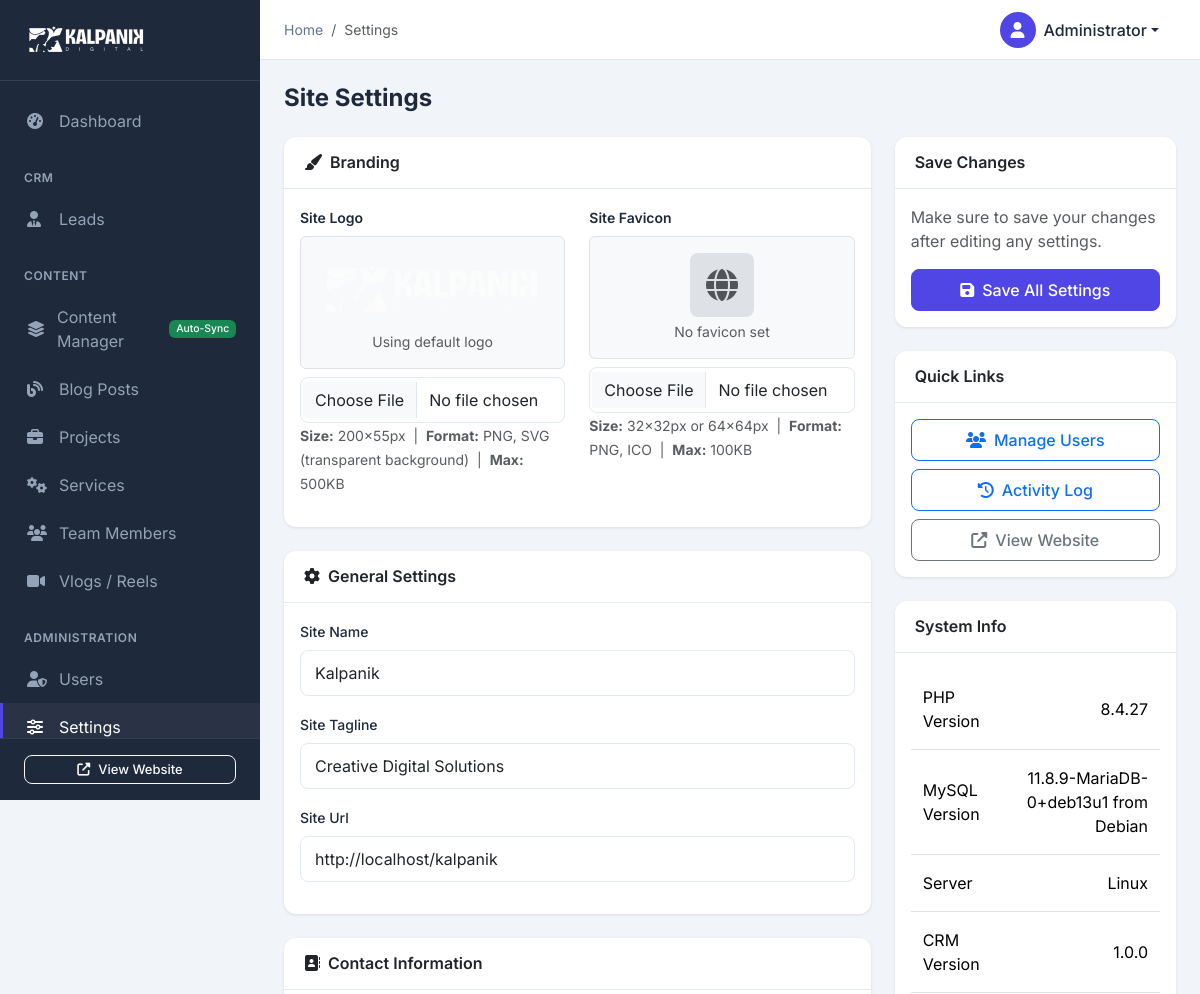
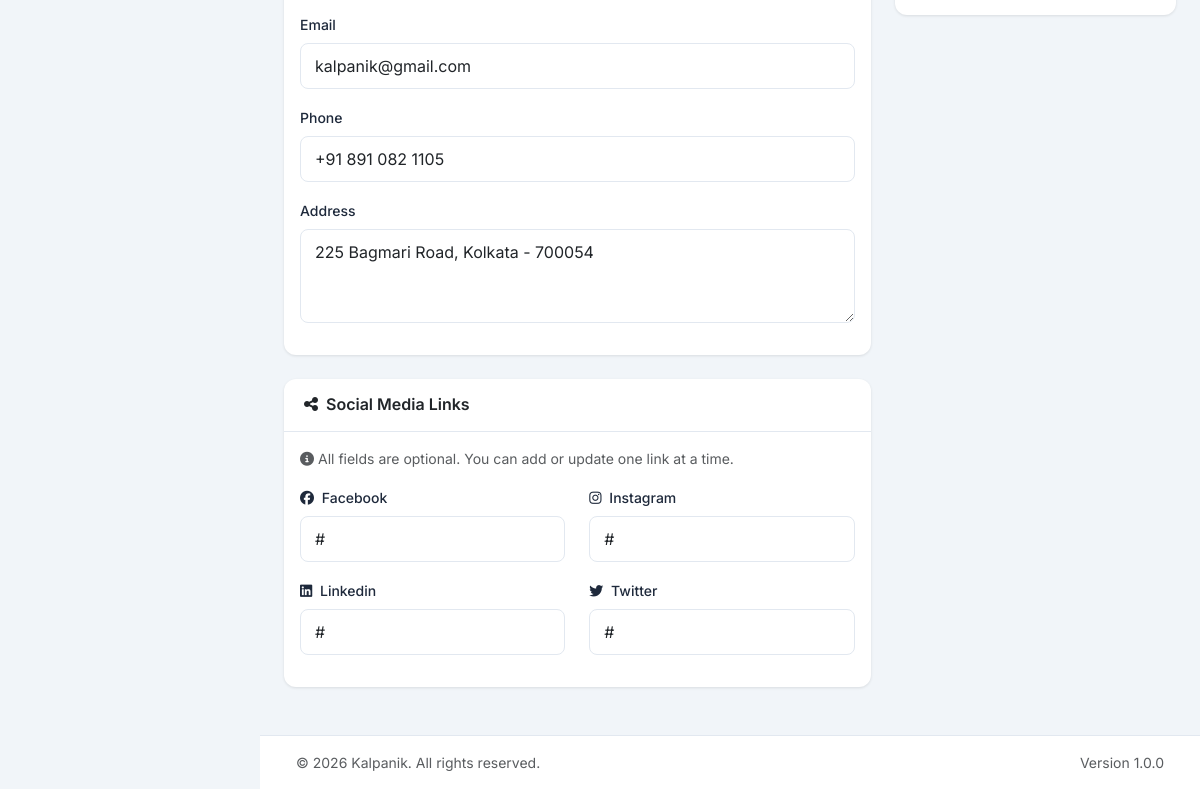
Screenshot of /admin/settings.php (signed in) with the database file from the repository (2 pictures, top to bottom).
### tables this page shows
CREATE TABLE IF NOT EXISTS users (
    id INT AUTO_INCREMENT PRIMARY KEY,
    username VARCHAR(50) NOT NULL UNIQUE,
    email VARCHAR(100) NOT NULL UNIQUE,
    password VARCHAR(255) NOT NULL,
    full_name VARCHAR(100) NOT NULL,
    role ENUM('admin', 'editor', 'viewer') DEFAULT 'editor',
    avatar VARCHAR(255) DEFAULT NULL,
    is_active TINYINT(1) DEFAULT 1,
    last_login DATETIME DEFAULT NULL,
    created_at TIMESTAMP DEFAULT CURRENT_TIMESTAMP,
    updated_at TIMESTAMP DEFAULT CURRENT_TIMESTAMP ON UPDATE CURRENT_TIMESTAMP
);

CREATE TABLE IF NOT EXISTS settings (
    id INT AUTO_INCREMENT PRIMARY KEY,
    setting_key VARCHAR(100) NOT NULL UNIQUE,
    setting_value TEXT DEFAULT NULL,
    setting_type ENUM('text', 'textarea', 'number', 'boolean', 'json') DEFAULT 'text',
    category VARCHAR(50) DEFAULT 'general',
    created_at TIMESTAMP DEFAULT CURRENT_TIMESTAMP,
    updated_at TIMESTAMP DEFAULT CURRENT_TIMESTAMP ON UPDATE CURRENT_TIMESTAMP
);

### admin/settings.php (the view, shortened to what the rows shown need)
<?php
require_once __DIR__ . '/config/auth.php';
require_once __DIR__ . '/includes/header.php';
$stmt = $db->query("SELECT * FROM settings ORDER BY category, id");
$allSettings = $stmt->fetchAll();
$settings = [];
foreach ($allSettings as $setting) {
    $settings[$setting['category']][] = $setting;
}
?>
<div class="page-header">
    <h1 class="page-title">Site Settings</h1>
</div>
<form method="POST" action="settings.php" enctype="multipart/form-data">
    <div class="row">
        <div class="col-lg-8">
            <div class="card">
                <div class="card-body">
                    <?php if (isset($settings['general'])): ?>
                    <?php foreach ($settings['general'] as $setting): ?>
                    <div class="mb-3">
                        <label for="<?php echo $setting['setting_key']; ?>" class="form-label">
                            <?php echo ucwords(str_replace('_', ' ', $setting['setting_key'])); ?>
                        </label>
                        <?php if ($setting['setting_type'] === 'textarea'): ?>
                        <textarea class="form-control" id="<?php echo $setting['setting_key']; ?>"
                                  name="settings[<?php echo $setting['setting_key']; ?>]" rows="3"><?php echo htmlspecialchars($setting['setting_value']); ?></textarea>
                        <?php else: ?>
                        <input type="text" class="form-control" id="<?php echo $setting['setting_key']; ?>"
                               name="settings[<?php echo $setting['setting_key']; ?>]"
                               value="<?php echo htmlspecialchars($setting['setting_value']); ?>">
                        <?php endif; ?>
                    </div>
                    <?php endforeach; ?>
                    <?php endif; ?>
                </div>
            </div>
            <div class="card">
                <div class="card-body">
                    <?php if (isset($settings['contact'])): ?>
                    <?php foreach ($settings['contact'] as $setting): ?>
                    <div class="mb-3">
                        <label for="<?php echo $setting['setting_key']; ?>" class="form-label">
                            <?php echo ucwords(str_replace(['contact_', '_'], ['', ' '], $setting['setting_key'])); ?>
                        </label>
                        <?php if ($setting['setting_type'] === 'textarea'): ?>
                        <textarea class="form-control" id="<?php echo $setting['setting_key']; ?>"
                                  name="settings[<?php echo $setting['setting_key']; ?>]" rows="3"><?php echo htmlspecialchars($setting['setting_value']); ?></textarea>
                        <?php else: ?>
                        <input type="text" class="form-control" id="<?php echo $setting['setting_key']; ?>"
                               name="settings[<?php echo $setting['setting_key']; ?>]"
                               value="<?php echo htmlspecialchars($setting['setting_value']); ?>">
                        <?php endif; ?>
                    </div>
                    <?php endforeach; ?>
                    <?php endif; ?>
                </div>
            </div>
            <div class="card">
                <div class="card-body">
                    <?php if (isset($settings['social'])): ?>
                    <div class="row">
                    <?php foreach ($settings['social'] as $setting): ?>
                    <div class="col-md-6 mb-3">
                        <label for="<?php echo $setting['setting_key']; ?>" class="form-label">
                            <i class="fab fa-<?php echo str_replace('social_', '', $setting['setting_key']); ?> me-1"></i>
                            <?php echo ucwords(str_replace(['social_', '_'], ['', ' '], $setting['setting_key'])); ?>
                        </label>
                        <input type="text" class="form-control" id="<?php echo $setting['setting_key']; ?>"
                               name="settings[<?php echo $setting['setting_key']; ?>]"
                               placeholder="https://..."
                               value="<?php echo htmlspecialchars($setting['setting_value']); ?>">
                    </div>
                    <?php endforeach; ?>
                    </div>
                    <?php endif; ?>
                </div>
            </div>
        </div>
    </div>
</form>
<?php require_once __DIR__ . '/includes/footer.php'; ?>

### admin/includes/header.php (shortened to what the rows shown need)
<?php
require_once __DIR__ . '/../config/auth.php';
$currentUser = getCurrentUser();
?>
<!DOCTYPE html>
<html lang="en">
<head>
    <link href="https://cdn.jsdelivr.net/npm/bootstrap@5.3.2/dist/css/bootstrap.min.css" rel="stylesheet">
    <link rel="stylesheet" href="https://cdnjs.cloudflare.com/ajax/libs/font-awesome/6.5.1/css/all.min.css">
    <link href="https://cdn.datatables.net/1.13.7/css/dataTables.bootstrap5.min.css" rel="stylesheet">
    <link rel="stylesheet" href="<?php echo getAdminUrl('assets/css/admin.css'); ?>">
</head>
<body>
    <div class="main-content" id="mainContent">
        <nav class="topbar">
            <div class="topbar-right">
                <div class="dropdown">
                    <button class="btn btn-link dropdown-toggle user-dropdown" type="button" data-bs-toggle="dropdown">
                        <div class="user-avatar">
                            <?php if ($currentUser['avatar']): ?>
                                <img src="<?php echo $currentUser['avatar']; ?>" alt="Avatar">
                            <?php else: ?>
                                <i class="fas fa-user"></i>
                            <?php endif; ?>
                        </div>
                        <span class="d-none d-md-inline"><?php echo htmlspecialchars($currentUser['full_name']); ?></span>
                    </button>
                </div>
            </div>
        </nav>
        <div class="content-wrapper">

### rows the page displays
users: full_name "Administrator"
settings: setting_key "Site Name", setting_value "Kalpanik"
settings: setting_key "Site Tagline", setting_value "Creative Digital Solutions"
settings: setting_key "Site Url", setting_value "http://localhost/kalpanik"
settings: setting_key "Email", setting_value "kalpanik@gmail.com"
settings: setting_key "Phone", setting_value "+91 891 082 1105"
settings: setting_key "Address", setting_key+setting_value "225 Bagmari Road, Kolkata - 700054"
settings: setting_key "Facebook", setting_value "#"
settings: setting_key "Instagram", setting_value "#"
settings: setting_key "Linkedin", setting_value "#"
settings: setting_key "Twitter", setting_value "#"

### other values shown
$page_title "Settings"
phpversion() "8.4.27"
$db->query("SELECT VERSION()")->fetchColumn() "11.8.9-MariaDB-0+deb13u1 from Debian"
php_uname('s') "Linux"
